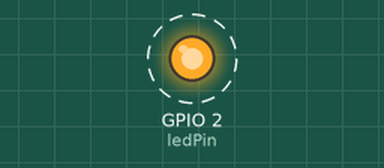
The sketch below on a simulated ESP32. On the bench: output pins drawn as LEDs (lit = HIGH). Dashed ring = blinking.

Above: at 0.2 s.
Timing chart, 0 to 3.0 s (numbered marks = the images above):
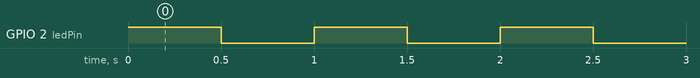

The sketch:

updated.ino
```cpp
#include <WiFi.h>
#include <WiFiClient.h>
#include <WebServer.h>
#include <ESPmDNS.h>
#include <Update.h>

#define ledPin 2

void setup (void) {
  Serial.begin(115200);
  pinMode(ledPin, OUTPUT);
}
void loop(void) {

  digitalWrite(ledPin, HIGH);
  delay(500);

  digitalWrite(ledPin, LOW);
  delay(500);
}
```

Measured:
- by itself, GPIO 2 (ledPin): alternates HIGH for 0.50 s and LOW for 0.50 s
